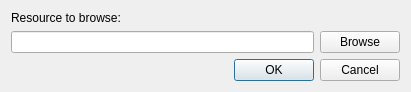
<?xml version="1.0" encoding="UTF-8"?>
<ui version="4.0">
 <class>BrowseLdapDialog</class>
 <widget class="QDialog" name="BrowseLdapDialog">
  <property name="geometry">
   <rect>
    <x>0</x>
    <y>0</y>
    <width>411</width>
    <height>83</height>
   </rect>
  </property>
  <property name="windowTitle">
   <string>Dialog</string>
  </property>
  <layout class="QGridLayout" name="gridLayout">
   <item row="1" column="1">
    <widget class="QPushButton" name="browseButton">
     <property name="text">
      <string>Browse</string>
     </property>
    </widget>
   </item>
   <item row="1" column="0">
    <widget class="QLineEdit" name="nameLineEdit"/>
   </item>
   <item row="2" column="0" colspan="2">
    <widget class="QDialogButtonBox" name="buttonBox">
     <property name="orientation">
      <enum>Qt::Horizontal</enum>
     </property>
     <property name="standardButtons">
      <set>QDialogButtonBox::Cancel|QDialogButtonBox::Ok</set>
     </property>
    </widget>
   </item>
   <item row="0" column="0">
    <widget class="QLabel" name="label">
     <property name="text">
      <string>Resource to browse:</string>
     </property>
    </widget>
   </item>
  </layout>
 </widget>
 <resources/>
 <connections>
  <connection>
   <sender>buttonBox</sender>
   <signal>accepted()</signal>
   <receiver>BrowseLdapDialog</receiver>
   <slot>accept()</slot>
   <hints>
    <hint type="sourcelabel">
     <x>248</x>
     <y>254</y>
    </hint>
    <hint type="destinationlabel">
     <x>157</x>
     <y>274</y>
    </hint>
   </hints>
  </connection>
  <connection>
   <sender>buttonBox</sender>
   <signal>rejected()</signal>
   <receiver>BrowseLdapDialog</receiver>
   <slot>reject()</slot>
   <hints>
    <hint type="sourcelabel">
     <x>316</x>
     <y>260</y>
    </hint>
    <hint type="destinationlabel">
     <x>286</x>
     <y>274</y>
    </hint>
   </hints>
  </connection>
 </connections>
</ui>
